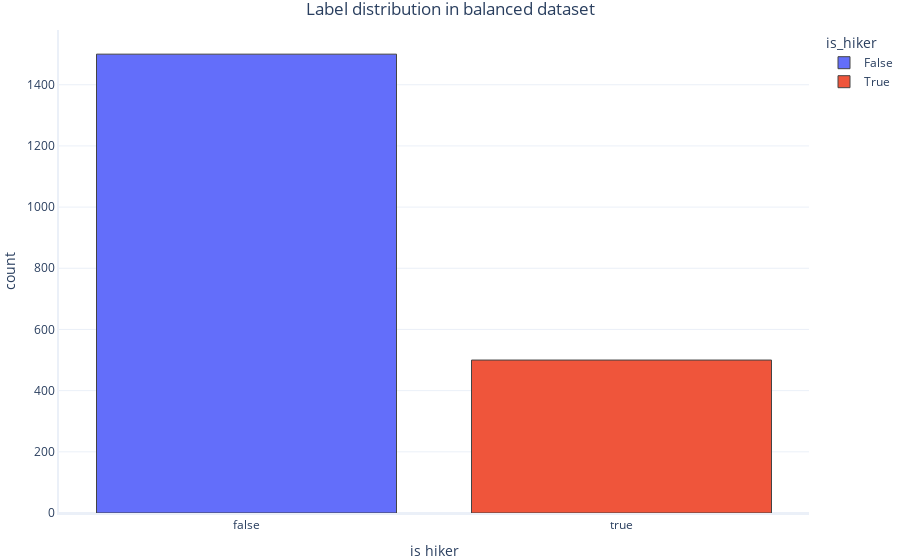

Write notebook code for a chart like this one.
### Code cell
# Add a new label with true/false values to our dataset
balanced_dataset["is_hiker"] = balanced_dataset.label == "hiker"

# Plot frequency for "is_hiker" labels
graphing.multiple_histogram(balanced_dataset, label_x="is_hiker", label_group="is_hiker", title="Label distribution in balanced dataset")

### Figure 1 — Plotly figure (JSON) as saved in the notebook; plotly's stock layout.template omitted (floating-point values rounded to 4 significant figures; data arrays with more than 128 entries replaced by an {"elided": "..."} marker saying what was removed)
{"data": [{"histfunc": "count", "name": "False", "type": "histogram", "x": {"elided": "1500 bool values"}}, {"histfunc": "count", "name": "True", "type": "histogram", "x": {"elided": "500 bool values"}}], "layout": {"legend": {"title": {"text": "is_hiker"}}, "title": {"text": "Label distribution in balanced dataset"}, "xaxis": {"title": {"text": "is hiker"}}, "yaxis": {"title": {"text": "count"}}}}
